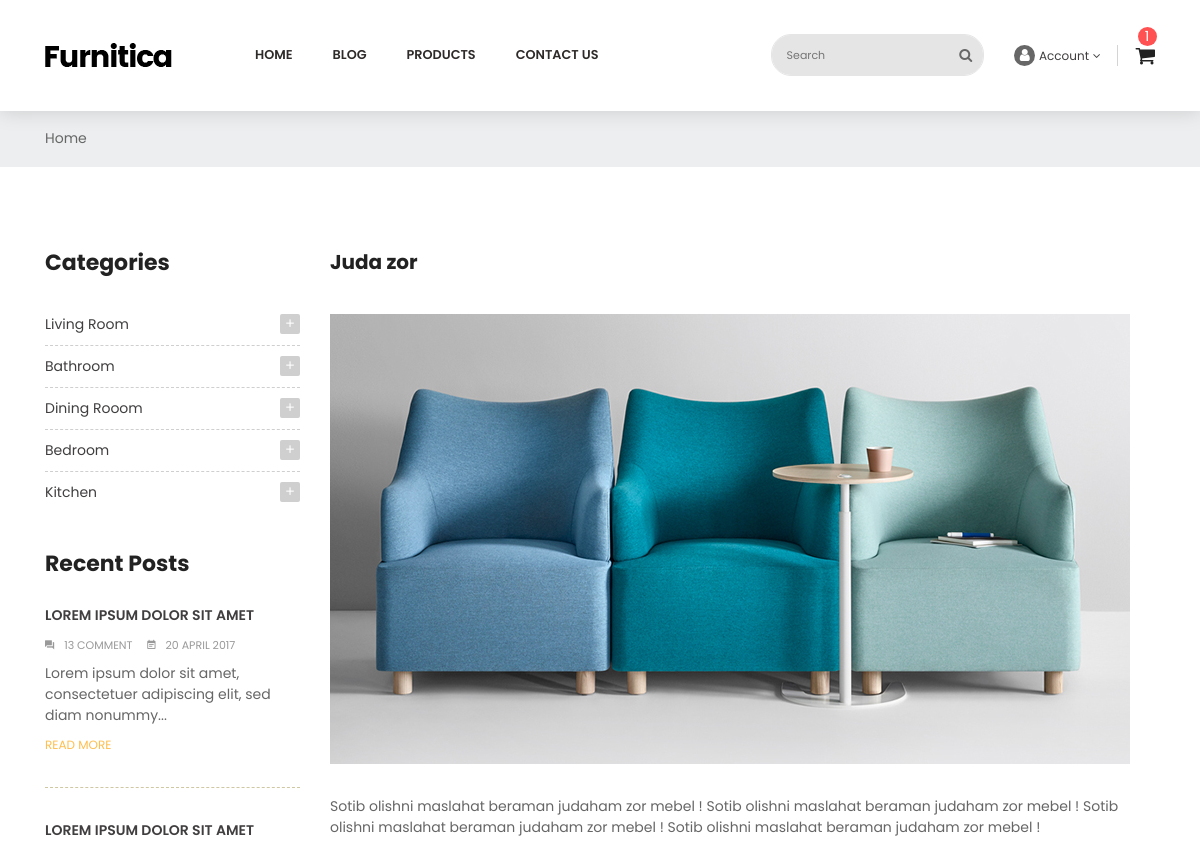
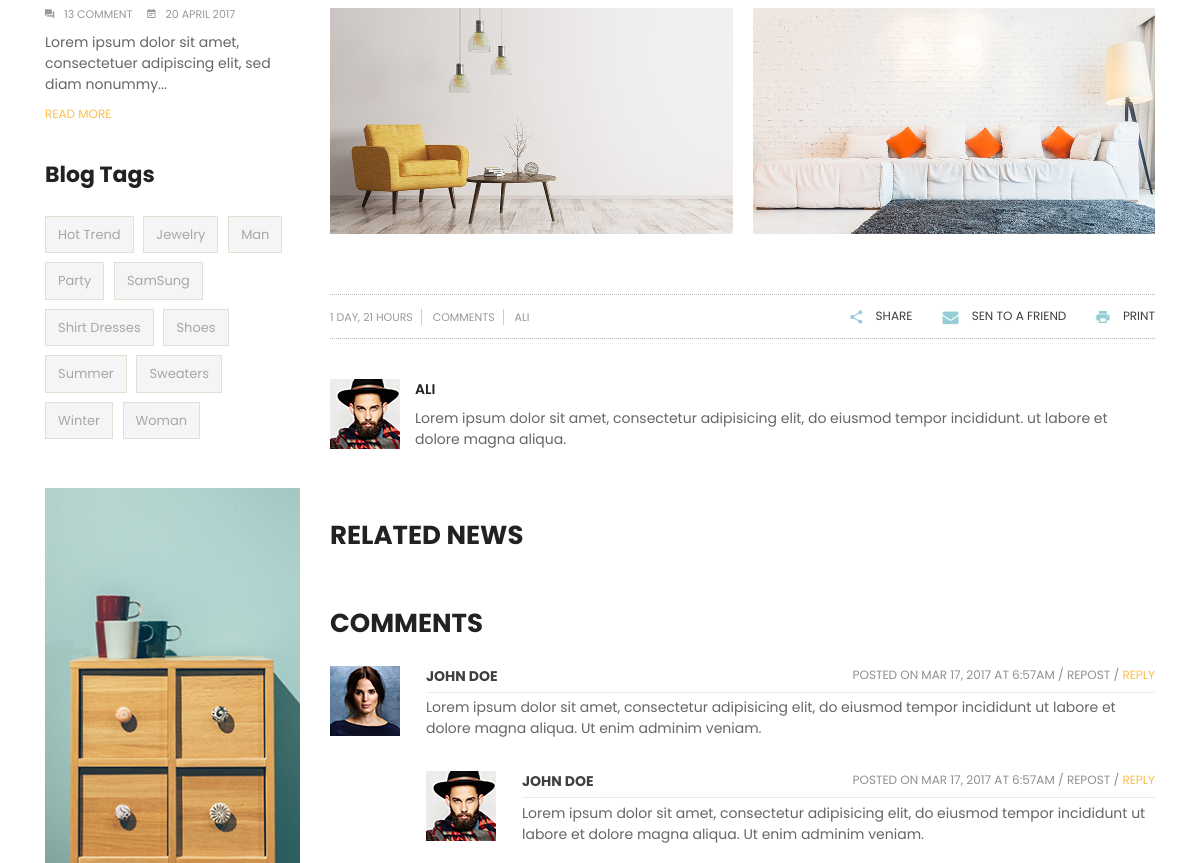
Page /en/blogs/1 (upper part) on the earlier database version (2 pictures, top to bottom).
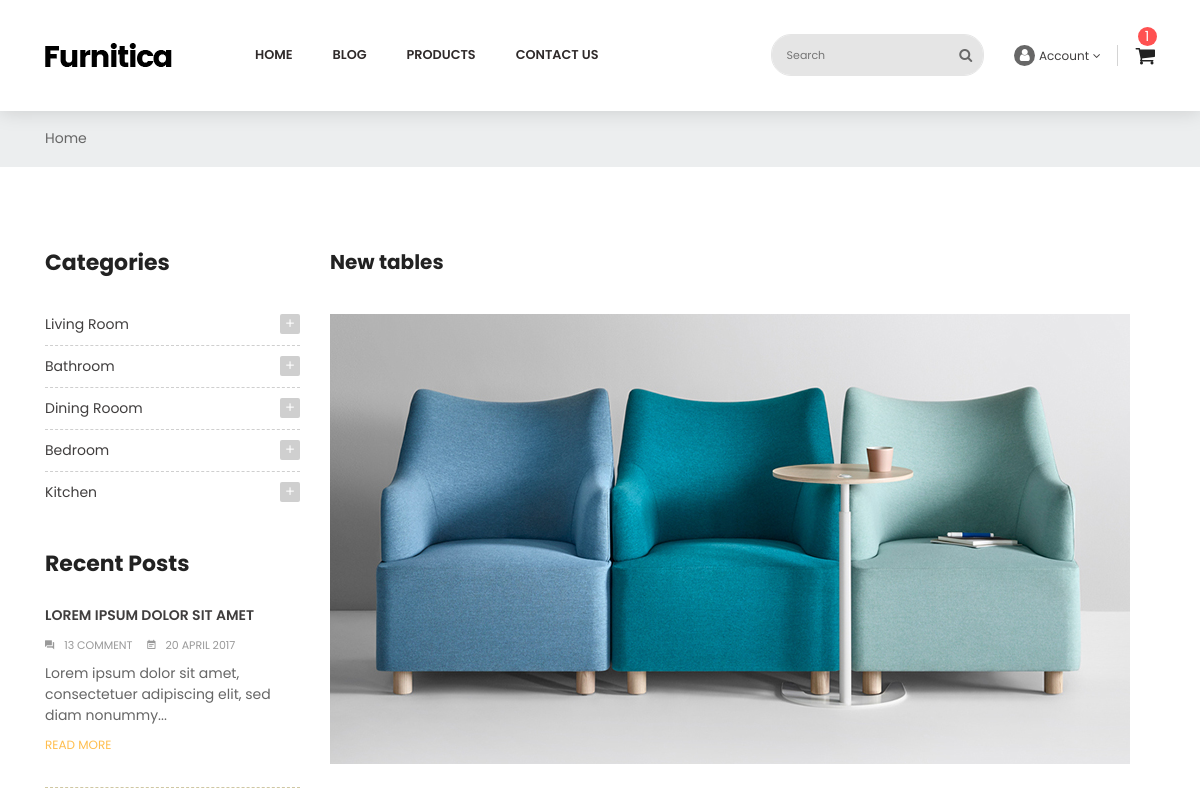
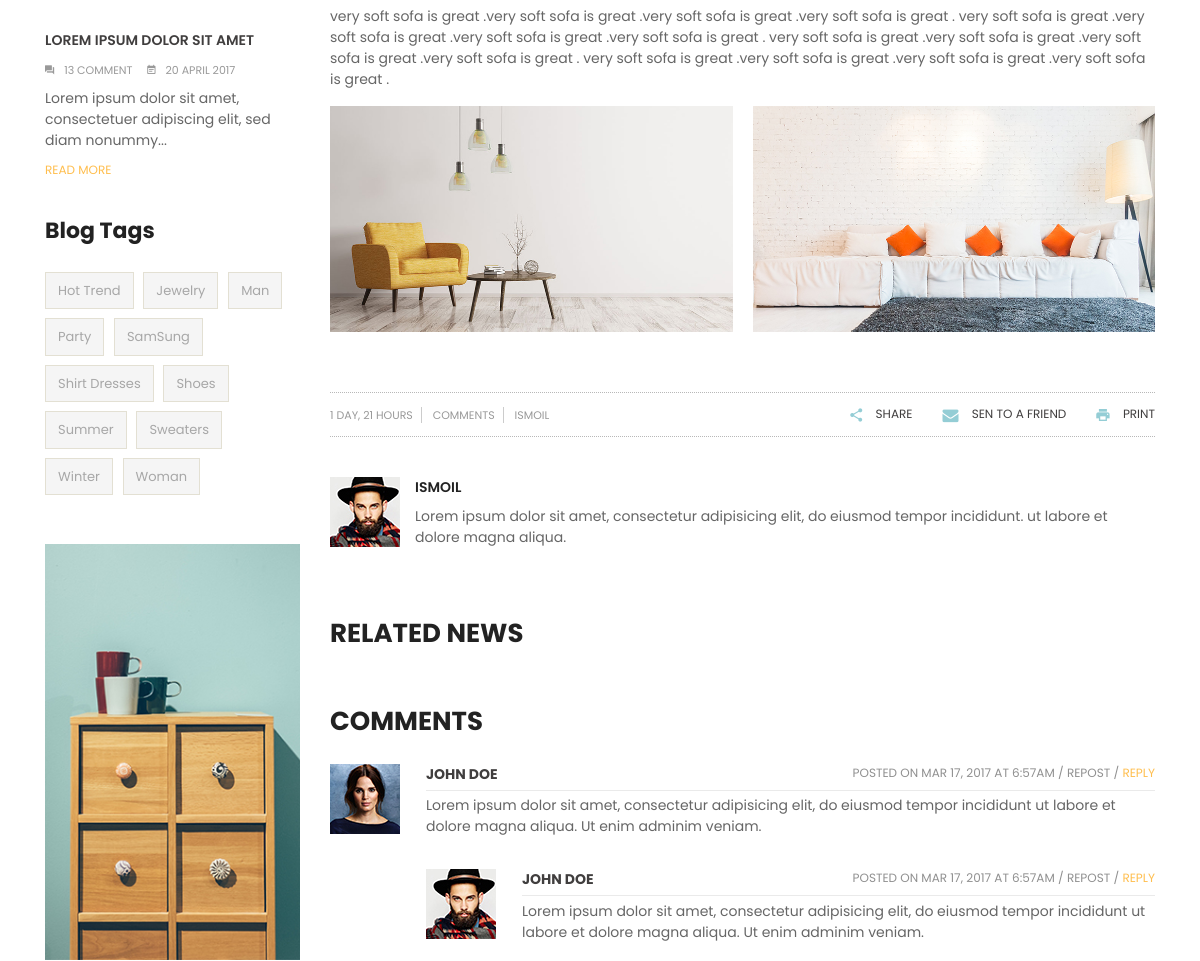
Same page on the later database version (2 pictures, top to bottom).
### blogs/models.py (models this page shows, shortened)
class BlogModel(BaseModel):
    image = models.ImageField(upload_to='blogs', verbose_name=_('image'))
    title = models.CharField(max_length=125, verbose_name=_('title'))
    description = models.TextField(verbose_name=_('description'))
    author = models.ManyToManyField(BlogAuthorModel, verbose_name=('blogs'))
    categories = models.ManyToManyField(BlogCategoryModel, verbose_name=_('categories'))
    tags = models.ManyToManyField(BlogTagModel, related_name='tags', verbose_name=_('tags'))
    class Meta:
        verbose_name = _('Blog')
        verbose_name_plural = _('Blogs')

class BlogAuthorModel(BaseModel):
    first_name = models.CharField(max_length=125, verbose_name=_('first_name'))
    last_name = models.CharField(max_length=125, verbose_name=_('last_name'))
    avatar = models.ImageField(upload_to='blogs/avatars/', verbose_name=_('avatar'))
    class Meta:
        verbose_name = _('Blog author')
        verbose_name_plural = _('Blog authors')

### blogs/views.py (the view)
# urls.py: path('blogs/<int:pk>', BlogDetailView.as_view(), name='detail')
class BlogDetailView(DetailView):
    model = BlogModel
    template_name = 'blogs/blog-detail.html'
    context_object_name = 'blog'
    def get_context_data(self, **kwargs):
        context = super().get_context_data(**kwargs)
        blog = self.object
        categories_id = blog.categories.values_list('id', flat=True)
        related_blogs = BlogModel.objects.filter(categories__in=categories_id).exclude(id=blog.id).distinct()[:3]
        context['related_blogs'] = related_blogs
        return context

### templates/blogs/blog-detail.html (shortened to what the changed rows need)
{% extends "layouts/base.html" %}
{% load static %}
{% load i18n %}
{% block body %}id="blog-detail" class="blog"{% endblock %}
{% block content %}
    <div class="main-content">
        <div id="wrapper-site">
            <div id="content-wrapper">
                <div id="main">
                    <div class="page-home">
                        <div class="container">
                            <div class="content">
                                <div class="row">
                                    <div class="col-sm-8 col-lg-9 col-md-9 flex-xs-first main-blogs">
                                        <h3>{{ blog.title }}</h3>
                                        <div class="hover-after">
                                            <img src="{{ blog.image.url }}" alt="img" class="img-fluid">
                                        </div>
                                        <div class="late-item">
                                            <p>{{ blog.description }}</p>
                                            <div class="spacing-10 group-image-special">
                                                <div class="container">
                                                </div>
                                            </div>
                                            <div class="border-detail">
                                                <p class="post-info float-left">
                                                    <span>{{ blog.created_at|timesince }}</span>
                                                    <span>{{ blog.comment.count }} Comments</span>
                                                    {% for author in blog.author.all %}
                                                    <span>{{ author.first_name }}</span>
                                                    {% endfor %}
                                                </p>
                                                <div class="btn-group">
                                                </div>
                                            </div>
                                        </div>
                                        {% for author in blog.author.all %}
                                        <div class="admin">
                                            <img src="{{ author.avatar.url }}" alt="img" class="float-left right">
                                            <div class="info">
                                                <p>
                                                    <a href="#">
                                                        <span class="content-title">
                                                            {{ author.first_name }}
                                                        </span>
                                                    </a>
                                                </p>
                                                <p class="descript">
                                                    Lorem ipsum dolor sit amet, consectetur adipisicing elit, do eiusmod tempor incididunt. ut labore et dolore magna aliqua.
                                                </p>
                                            </div>
                                        </div>
                                        {% endfor %}
                                        <div class="related">
                                            <h2 class="title-block">Related News</h2>
                                        </div>
                                        <div class="reply late-item">
                                            <div class="blog-comment" id="blog-comment">
                                                <h2 class="title-block">Comments</h2>
                                            </div>
                                            <div class="comment-content">
                                            </div>
                                            <div class="blog-comment margin-right-comment">
                                            </div>
                                        </div>
                                    </div>
                                </div>
                            </div>
                        </div>
                    </div>
                </div>
            </div>
        </div>
    </div>
{% endblock %}

Differences in the rows shown:
removed BlogAuthorModel: first_name "ALI", avatar (picture)
changed BlogModel "1 DAY, 21 HOURS": title "Juda zor" → "New tables"; description "Sotib olishni maslahat beraman judaham zor mebel ! Sotib olishni maslahat beraman judaham zor mebel ! Sotib olishni maslahat beraman judaham zor mebel ! Sotib olishni maslahat beraman judaham zor mebel !" → "very soft sofa is great .very soft sofa is great .very soft sofa is great .very soft sofa is great . very soft sofa is great .very soft sofa is great .very soft sofa is great .very soft sofa is great . very soft sofa is great .very soft sofa is great .very soft sofa is great .very soft sofa is great . very soft sofa is great .very soft sofa is great .very soft sofa is great .very soft sofa is great ."
added BlogAuthorModel: first_name "ISMOIL", avatar (picture)
